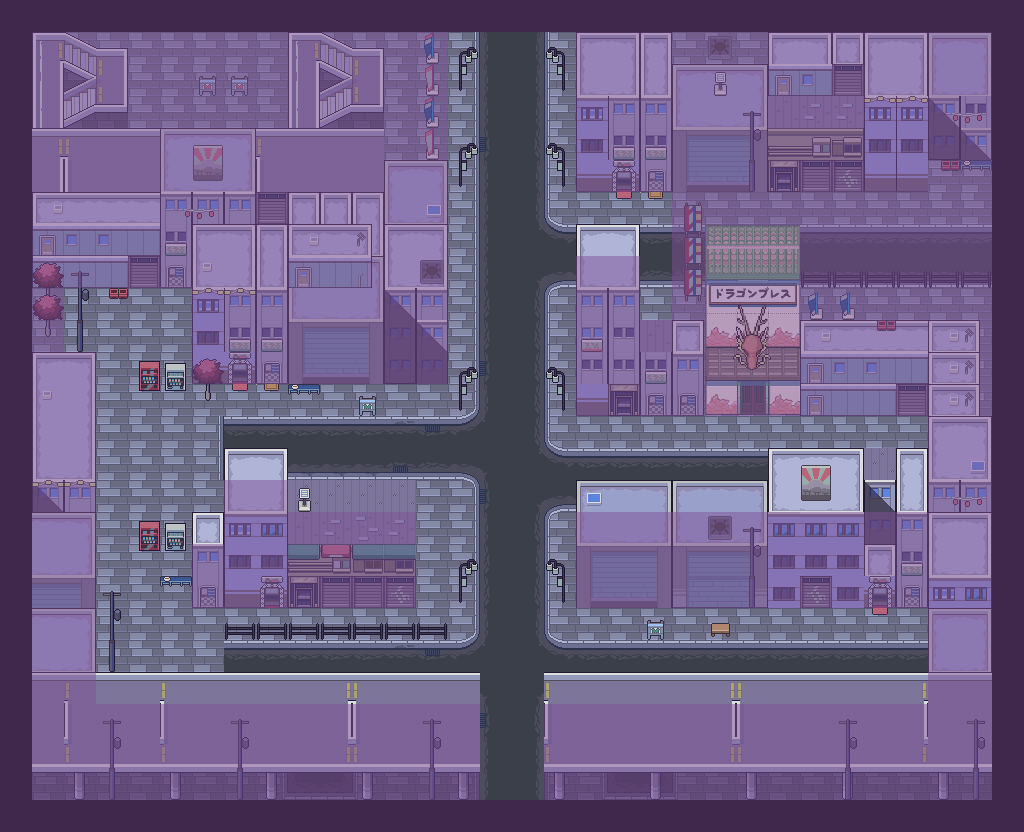

The image is a tile-based game level rendered from a .tmx file. Its description and source (layers, tilesets, objects; grid data summarised) follow:
An orthogonal 32x26 tile map with 32x32 px tiles, 8 tile layers (Capa de patrones 7, Capa de patrones 6, Capa de patrones 5, Capa de patrones 1, ...), 3 tilesets and 80 objects (80x static).

<map version="1.5" tiledversion="1.6.0" orientation="orthogonal" renderorder="right-down" width="32" height="26" tilewidth="32" tileheight="32" infinite="0" nextlayerid="10" nextobjectid="104">
 <properties>
  <property name="Drawable" type="int" value="1" />
  <property name="Navigation" type="int" value="0" />
  <property name="Object texture" value="Maps/Osaka/osaka_tile.png" />
 </properties>
 <tileset firstgid="1" name="osaka_tile" tilewidth="32" tileheight="32" tilecount="651" columns="31">
  <image source="osaka_tile.png" width="992" height="672" />
 </tileset>
 <tileset firstgid="652" name="collision" tilewidth="32" tileheight="32" tilecount="1" columns="1">
  <image source="collision.png" width="32" height="32" />
 </tileset>
 <tileset firstgid="653" name="restaurant_tileset" tilewidth="32" tileheight="32" tilecount="30" columns="5">
  <image source="restaurant_tileset.png" width="160" height="192" />
 </tileset>
 <layer id="7" name="Capa de patrones 7" width="32" height="26">
  <data>[832 cells, 61 non-empty, 6 distinct tile ids]</data>
 </layer>
 <layer id="6" name="Capa de patrones 6" width="32" height="26">
  <data>[832 cells, 36 non-empty, 18 distinct tile ids]</data>
 </layer>
 <layer id="5" name="Capa de patrones 5" width="32" height="26">
  <data>[832 cells, 44 non-empty, 11 distinct tile ids]</data>
 </layer>
 <layer id="1" name="Capa de patrones 1" width="32" height="26">
  <data>[832 cells, 460 non-empty, 47 distinct tile ids]</data>
 </layer>
 <layer id="2" name="Capa de patrones 2" width="32" height="26">
  <data>[832 cells, 373 non-empty, 82 distinct tile ids]</data>
 </layer>
 <layer id="3" name="Capa de patrones 3" width="32" height="26">
  <data>[832 cells, 137 non-empty, 47 distinct tile ids]</data>
 </layer>
 <layer id="4" name="Capa de patrones 4" width="32" height="26">
  <data>[832 cells, 25 non-empty, 22 distinct tile ids]</data>
 </layer>
 <layer id="8" name="Collision" width="32" height="26" opacity="0.5">
  <properties>
   <property name="Navigation" type="int" value="1" />
   <property name="drawable" type="int" value="0" />
  </properties>
  <data>[832 cells, 574 non-empty, 2 distinct tile ids]</data>
 </layer>
 <objectgroup id="9" name="Static objects">
  <object id="1" name="roof_osaka" type="static" x="576" y="224" width="32" height="32" />
  <object id="2" name="roof_osaka2" type="static" x="608" y="224" width="32" height="32" />
  <object id="3" name="roof_osaka" type="static" x="224" y="448" width="32" height="32" />
  <object id="4" name="roof_osaka2" type="static" x="256" y="448" width="32" height="32" />
  <object id="5" name="roof_osaka3" type="static" x="192" y="512" width="32" height="32" />
  <object id="6" name="roof_osaka4" type="static" x="576" y="480" width="32" height="32" />
  <object id="7" name="roof_osaka5" type="static" x="608" y="480" width="32" height="32" />
  <object id="8" name="roof_osaka6" type="static" x="640" y="480" width="32" height="32" />
  <object id="9" name="roof_osaka4" type="static" x="672" y="480" width="32" height="32" />
  <object id="10" name="roof_osaka5" type="static" x="704" y="480" width="32" height="32" />
  <object id="11" name="roof_osaka6" type="static" x="736" y="480" width="32" height="32" />
  <object id="12" name="roof_osaka7" type="static" x="768" y="448" width="32" height="32" />
  <object id="13" name="roof_osaka8" type="static" x="800" y="448" width="32" height="32" />
  <object id="14" name="roof_osaka9" type="static" x="832" y="448" width="32" height="32" />
  <object id="15" name="roof_osaka10" type="static" x="768" y="480" width="32" height="32" />
  <object id="16" name="roof_osaka11" type="static" x="800" y="480" width="32" height="32" />
  <object id="17" name="roof_osaka12" type="static" x="832" y="480" width="32" height="32" />
  <object id="18" name="roof_osaka13" type="static" x="288" y="480" width="32" height="32" />
  <object id="19" name="roof_osaka13" type="static" x="320" y="480" width="32" height="32" />
  <object id="20" name="roof_osaka13" type="static" x="352" y="480" width="32" height="32" />
  <object id="21" name="roof_osaka13" type="static" x="384" y="480" width="32" height="32" />
  <object id="22" name="roof_osaka13" type="static" x="864" y="448" width="32" height="32" />
  <object id="23" name="roof_osaka14" type="static" x="864" y="480" width="32" height="32" />
  <object id="24" name="roof_osaka15" type="static" x="896" y="448" width="32" height="32" />
  <object id="25" name="roof_osaka16" type="static" x="896" y="480" width="32" height="32" />
  <object id="26" name="road" type="static" x="544" y="672" width="32" height="32" />
  <object id="27" name="road_2" type="static" x="576" y="672" width="32" height="32" />
  <object id="28" name="road_2" type="static" x="608" y="672" width="32" height="32" />
  <object id="29" name="road_2" type="static" x="640" y="672" width="32" height="32" />
  <object id="30" name="road_2" type="static" x="672" y="672" width="32" height="32" />
  <object id="31" name="road_3" type="static" x="704" y="672" width="32" height="32" />
  <object id="32" name="road" type="static" x="736" y="672" width="32" height="32" />
  <object id="33" name="road_2" type="static" x="768" y="672" width="32" height="32" />
  <object id="34" name="road_2" type="static" x="800" y="672" width="32" height="32" />
  <object id="35" name="road_2" type="static" x="832" y="672" width="32" height="32" />
  <object id="36" name="road_2" type="static" x="864" y="672" width="32" height="32" />
  <object id="37" name="road_3" type="static" x="896" y="672" width="32" height="32" />
  <object id="38" name="road_2" type="static" x="96" y="672" width="32" height="32" />
  <object id="39" name="road_2" type="static" x="128" y="672" width="32" height="32" />
  <object id="40" name="road" type="static" x="160" y="672" width="32" height="32" />
  <object id="41" name="road_2" type="static" x="192" y="672" width="32" height="32" />
  <object id="42" name="road_2" type="static" x="224" y="672" width="32" height="32" />
  <object id="43" name="road_2" type="static" x="256" y="672" width="32" height="32" />
  <object id="44" name="road_2" type="static" x="288" y="672" width="32" height="32" />
  <object id="45" name="road_3" type="static" x="320" y="672" width="32" height="32" />
  <object id="46" name="road" type="static" x="352" y="672" width="32" height="32" />
  <object id="47" name="road_2" type="static" x="384" y="672" width="32" height="32" />
  <object id="48" name="road_2" type="static" x="416" y="672" width="32" height="32" />
  <object id="49" name="road_2" type="static" x="448" y="672" width="32" height="32" />
  <object id="50" name="osaka_furniture" type="static" x="587" y="493" width="15" height="13" />
  <object id="51" name="osaka_furniture2" type="static" x="801" y="465" width="30" height="15" />
  <object id="52" name="osaka_furniture3" type="static" x="801" y="480" width="30" height="21" />
  <object id="53" name="osaka_furniture5" type="static" x="298" y="488" width="13" height="24" />
  <object id="54" name="machine_osaka" type="static" x="139" y="521" width="21" height="23" />
  <object id="55" name="machine_osaka2" type="static" x="139" y="544" width="21" height="7" />
  <object id="56" name="machine_osaka3" type="static" x="165" y="523" width="21" height="21" />
  <object id="57" name="machine_osaka4" type="static" x="165" y="544" width="21" height="7" />
  <object id="58" name="machine_osaka" type="static" x="139" y="361" width="21" height="23" />
  <object id="59" name="machine_osaka2" type="static" x="139" y="384" width="21" height="7" />
  <object id="60" name="machine_osaka3" type="static" x="165" y="363" width="21" height="21" />
  <object id="61" name="machine_osaka4" type="static" x="165" y="384" width="21" height="7" />
  </objectgroup>
</map>
<!-- 19 of 80 objects omitted -->
